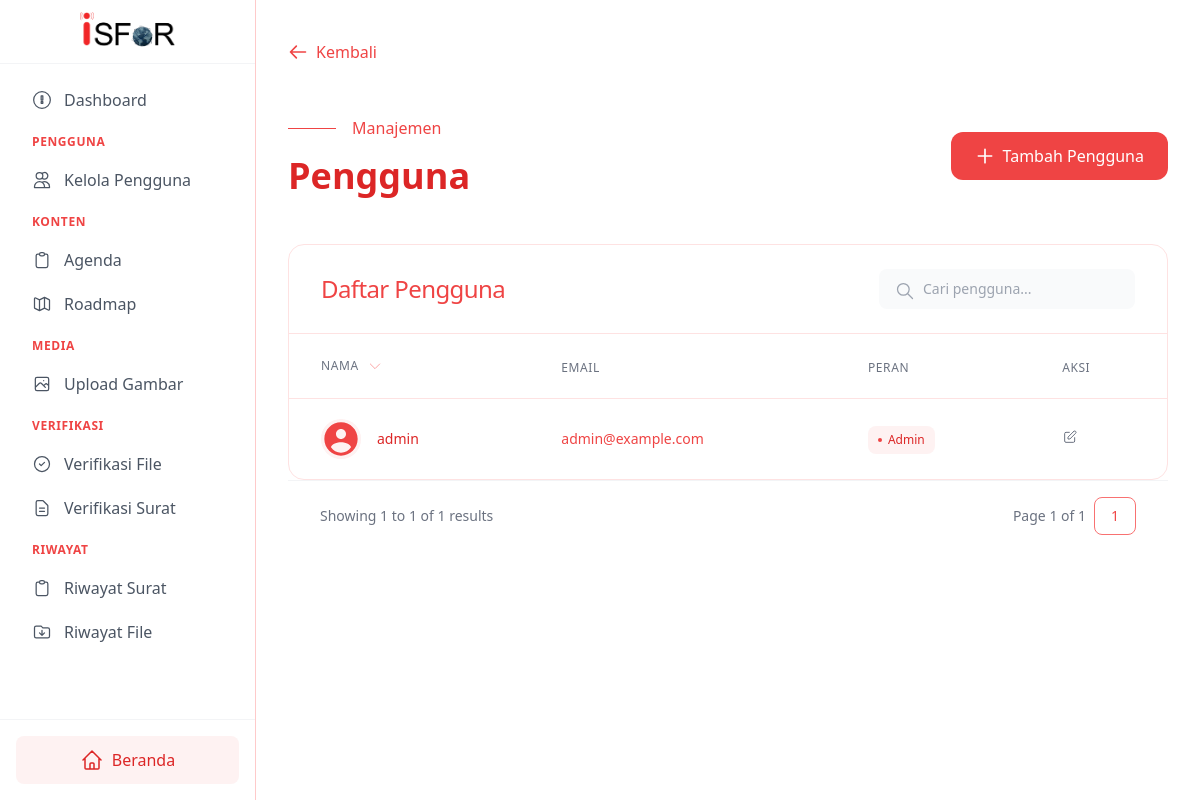
Page /php/public/user (signed in) on the committed database.
### tables this page shows
CREATE TABLE `users` (
  `user_id` int NOT NULL,
  `name` varchar(100) NOT NULL,
  `username` varchar(50) NOT NULL,
  `email` varchar(100) NOT NULL,
  `profile_picture` varchar(255) DEFAULT NULL,
  `password` varchar(255) NOT NULL,
  `role_id` int NOT NULL
);

### php/app/core/Controller.php (called while the page is built, shortened)
<?php
class Controller{
    public function view($view, $data = []){
        require_once '../app/views/' . $view . '.php';
    }
    public function model($model){
        return new $model;
    }
    public function middleware(){
        require_once '../app/helpers/Middleware.php';
        $middleware = new Middleware;
        return $middleware;
    }
    public function checkRole(){
        return $this->middleware()->checkRole();
    }
}

### php/app/core/App.php (called while the page is built, shortened)
<?php
class App {
    protected $method = 'index';
    protected $params = [];
    public function __construct() {
        $this->controller = new $this->controller;
        call_user_func_array([$this->controller, $this->method], $this->params);
    }
}

### php/public/index.php (called while the page is built, shortened)
<?php
$app = new App;

### php/app/core/Database.php (called while the page is built, shortened)
<?php
class Database
{
    private $host = DB_HOST;
    private $user = DB_USER;
    private $pass = DB_PASS;
    private $db_name = DB_NAME;
    private $dbh;
    private $stmt;
    public function __construct()
    {
        $dsn = "mysql:host={$this->host};dbname={$this->db_name};charset=utf8mb4";
        $options = [
            PDO::ATTR_ERRMODE => PDO::ERRMODE_EXCEPTION,
        ];
        try {
            $this->dbh = new PDO($dsn, $this->user, $this->pass, $options);
        } catch (PDOException $e) {
            die("Koneksi gagal: " . $e->getMessage());
        }
    }
    public function query($query)
    {
        $this->stmt = $this->dbh->prepare($query);
    }
    public function bind($param, $value, $type = null)
    {
        $this->stmt->bindValue($param, $value, $type);
    }
    public function execute()
    {
        $this->stmt->execute();
    }
    public function resultSet()
    {
        $this->execute();
        return $this->stmt->fetchAll(PDO::FETCH_ASSOC);
    }
}

### php/app/models/UsersModel.php (called while the page is built, shortened)
<?php
class UsersModel
{
    private $db;
    public function __construct()
    {
        $this->db = new Database;
    }
    public function getUsersWithPagination($limit, $offset) {
        $query = "SELECT user_id, name, username, email, profile_picture, role_id
                  FROM users
                  ORDER BY user_id ASC
                  LIMIT :offset, :limit";
        $this->db->query($query);
        $this->db->bind(':offset', $offset, PDO::PARAM_INT);
        $this->db->bind(':limit', $limit, PDO::PARAM_INT);
        return $this->db->resultSet();
    }
    public function getTotalUsers() {
        $query = "SELECT COUNT(1) AS Total FROM users";
        $this->db->query($query);
        $result = $this->db->single();
        return $result ? (int)$result['Total'] : 0;
    }
}

### php/app/helpers/Middleware.php (called while the page is built, shortened)
<?php
class Middleware{
    function checkRole() {
        if(isset($_SESSION['role_id'])){
            return $_SESSION['role_id'];
        }else{
            return 0;
        }
    }
}

### php/app/views/admin/users.php (the view, shortened to what this page needs)
<!DOCTYPE html>
<html lang="id" class="scroll-smooth">
<head>
    <link href="https://cdn.jsdelivr.net/npm/tailwindcss@2.2.19/dist/tailwind.min.css" rel="stylesheet">
    <link rel="stylesheet" href="<?= CSS; ?>/admin/users.css">
</head>
<body class="bg-white">
<div class="flex">
    <?php include_once '../app/views/assets/components/AdminDashboard/sidebar.php'; ?>
    <div class="flex-1 min-h-screen ml-64">
        <main class="py-10 px-8">
            <div class="max-w-7xl mx-auto mb-12">
                <a href="<?= BASEURL ?>/dashboardAdmin"
                   class="inline-flex items-center space-x-2 text-red-500 hover:text-red-600 transition-all duration-300">
                    <svg class="w-5 h-5" fill="none" viewBox="0 0 24 24" stroke="currentColor">
                        <path stroke-linecap="round" stroke-linejoin="round" stroke-width="2"
                              d="M10 19l-7-7m0 0l7-7m-7 7h18"/>
                    </svg>
                    <span>Kembali</span>
                </a>
            </div>
            <header class="max-w-7xl mx-auto mb-12 animate-fade-in">
                <div class="flex items-center justify-between">
                    <div>
                        <div class="flex items-center space-x-4 mb-4">
                            <span class="h-px w-12 bg-red-500"></span>
                            <span class="text-red-500 font-medium">Manajemen</span>
                        </div>
                        <h1 class="text-4xl font-bold text-red-600">Pengguna</h1>
                    </div>
                    <button onclick="showAddUserModal()"
                            class="px-6 py-3 bg-red-500 text-white rounded-xl hover:bg-red-600 transition-all duration-300 flex items-center space-x-2 btn-primary">
                        <svg class="w-5 h-5" fill="none" viewBox="0 0 24 24" stroke="currentColor">
                            <path stroke-linecap="round" stroke-linejoin="round" stroke-width="2"
                                  d="M12 4v16m8-8H4"/>
                        </svg>
                        <span>Tambah Pengguna</span>
                    </button>
                </div>
            </header>
            <section class="bg-white rounded-2xl border border-red-100 overflow-hidden animate-slide-in">
                <div class="px-8 py-6 border-b border-red-100 flex justify-between items-center">
                    <h2 class="text-2xl font-light text-red-500 tracking-tight">Daftar Pengguna</h2>
                    <div class="relative">
                        <input type="text" id="searchUser" placeholder="Cari pengguna..."
                               class="pl-11 pr-4 py-2.5 bg-gray-50 rounded-lg text-sm focus:outline-none focus:ring-1 focus:ring-red-500 transition-all duration-200 text-gray-600 placeholder-gray-400 w-64">
                        <svg class="w-5 h-5 absolute left-4 top-3 text-gray-400" fill="none" stroke="currentColor"
                             viewBox="0 0 24 24">
                            <path stroke-linecap="round" stroke-linejoin="round" stroke-width="1.5"
                                  d="M21 21l-6-6m2-5a7 7 0 11-14 0 7 7 0 0114 0z"/>
                        </svg>
                    </div>
                </div>
                <?php if (empty($data)): ?>
                    <div class="text-center py-12">
                        <img src="<?= ASSETS; ?>/images/empty-user.png" alt="No Users" class="mx-auto h-40 opacity-50">
                        <p class="mt-4 text-lg text-gray-900">Belum ada pengguna</p>
                        <p class="text-sm text-gray-500">Mulai dengan menambahkan pengguna baru</p>
                    </div>
                <?php else: ?>
                    <div class="overflow-x-auto">
                        <table class="min-w-full divide-y divide-red-100">
                            <thead>
                            <tr>
                                <th class="px-8 py-5 text-left">
                                    <div class="flex items-center space-x-2">
                                                <span
                                                        class="text-xs font-medium text-gray-500 uppercase tracking-wider">Nama</span>
                                        <svg class="w-4 h-4 text-red-300" fill="none" stroke="currentColor"
                                             viewBox="0 0 24 24">
                                            <path stroke-linecap="round" stroke-linejoin="round" stroke-width="1.5"
                                                  d="M19 9l-7 7-7-7"/>
                                        </svg>
                                    </div>
                                </th>
                                <th class="px-8 py-5 text-left">
                                            <span
                                                    class="text-xs font-medium text-gray-500 uppercase tracking-wider">Email</span>
                                </th>
                                <th class="px-8 py-5 text-left">
                                            <span
                                                    class="text-xs font-medium text-gray-500 uppercase tracking-wider">Peran</span>
                                </th>
                                <th class="px-8 py-5 text-left">
                                            <span
                                                    class="text-xs font-medium text-gray-500 uppercase tracking-wider">Aksi</span>
                                </th>
                            </tr>
                            </thead>
                            <tbody class="divide-y divide-red-50">
                            <?php foreach ($data['allUsersWithPagination'] as $allUsersWithPagination): ?>
                                <tr class="table-row">
                                    <td class="px-8 py-5">
                                        <div class="flex items-center space-x-4">
                                            <div class="flex-shrink-0 h-10 w-10 rounded-full overflow-hidden bg-red-50">
                                                <?php if ($allUsersWithPagination['profile_picture'] == null): ?>
                                                    <div
                                                            class="flex-shrink-0 h-10 w-10 rounded-full overflow-hidden bg-red-50">
                                                    </div>
                                                <?php endif; ?>
                                            </div>
                                            <div class="flex-1 min-w-0">
                                                <p class="text-sm font-medium text-red-600">
                                                    <?= $allUsersWithPagination['name'] ?></p>
                                            </div>
                                        </div>
                                    </td>
                                    <td class="px-8 py-5">
                                        <div class="text-sm text-red-500"><?= $allUsersWithPagination['email'] ?></div>
                                    </td>
                                    <td class="px-8 py-5">
                                        <?php if ($allUsersWithPagination['role_id'] == 1) { ?>
                                            <span
                                                    class="inline-flex items-center px-2.5 py-1.5 rounded-lg text-xs font-medium bg-red-50 text-red-600">
                                                        <span class="w-1 h-1 mr-1.5 rounded-full bg-red-500"></span>
                                                        Admin
                                                    </span>
                                        <?php } ?>
                                    </td>
                                    <td class="px-8 py-5 text-sm space-x-3">
                                        <a href="<?= BASEURL; ?>/User/editView/<?= $allUsersWithPagination['user_id'] ?>"
                                           class="inline-flex items-center text-gray-500 hover:text-red-600 transition-colors duration-200">
                                            <svg class="w-4 h-4" fill="none" stroke="currentColor" viewBox="0 0 24 24">
                                                <path stroke-linecap="round" stroke-linejoin="round" stroke-width="1.5"
                                                      d="M11 5H6a2 2 0 00-2 2v11a2 2 0 002 2h11a2 2 0 002-2v-5m-1.414-9.414a2 2 0 112.828 2.828L11.828 15H9v-2.828l8.586-8.586z"/>
                                            </svg>
                                        </a>
                                    </td>
                                </tr>
                            <?php endforeach; ?>
                            </tbody>
                        </table>
                    </div>
                <?php endif; ?>
            </section>
            <div class="px-8 py-4 border-t border-gray-100">
                <div class="flex items-center justify-between">
                    <div class="text-sm text-gray-500">
                        Showing
                        <span class="font-medium"><?= ($data['currentPage'] - 1) * $data['limit'] + 1; ?></span>
                        to
                        <span class="font-medium">
                                    <?= min($data['currentPage'] * $data['limit'], $data['totalUsers']) ?>
                                </span>
                        of
                        <span class="font-medium"><?= $data['totalUsers'] ?></span>
                        results
                    </div>
                    <div class="flex items-center space-x-2" id="pagination">
                        <div class="text-sm text-gray-500">
                            Page <span class="font-medium"><?= $data['currentPage']; ?></span> of <span
                                    class="font-medium"><?= $data['totalPages']; ?></span>
                        </div>
                        <?php for ($i = 1; $i <= $data['totalPages']; $i++): ?>
                            <a href="?page=<?= $i; ?>"
                               class="px-4 py-2 text-sm font-medium rounded-lg <?= $i == $data['currentPage'] ? 'border border-red-400  text-red-500' : 'bg-white text-red-500 duration-300 hover:bg-red-100'; ?>">
                                <?= $i; ?>
                            </a>
                        <?php endfor; ?>
                    </div>
                </div>
            </div>
        </main>
    </div>
</div>
</body>
</html>

### rows in the picture
users: name "admin", email "admin@example.com", shows "Admin"

### other values in the picture
min($data['currentPage'] * $data['limit'], $data['totalUsers']) "1"
$data['totalUsers'] "1"
$data['currentPage'] "1"
$data['totalPages'] "1"
